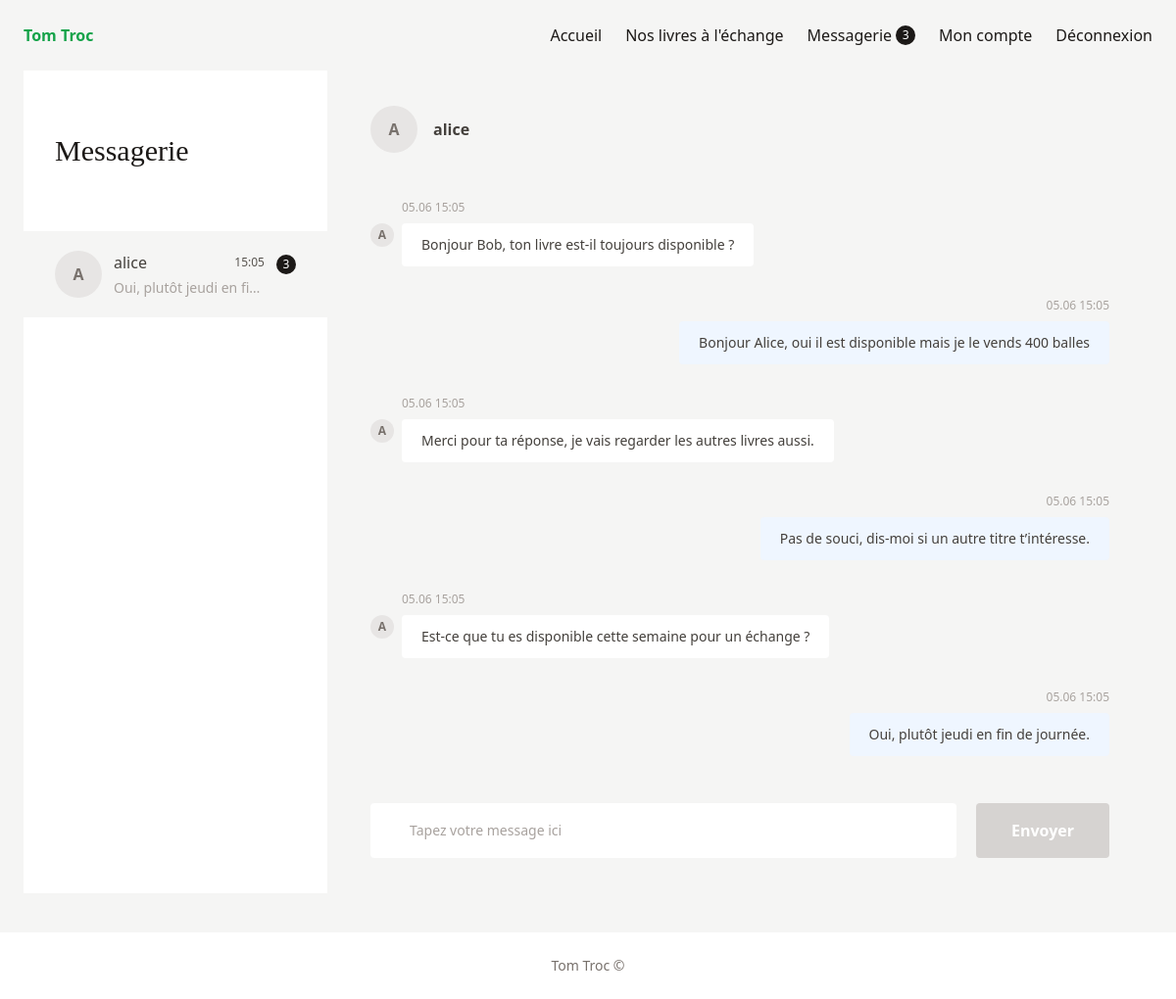
/index.php?action=messages&user=1 (signed in), run on the app's committed database.
### tables this page shows
CREATE TABLE messages (
    id INT AUTO_INCREMENT PRIMARY KEY,
    sender_id INT NOT NULL,
    receiver_id INT NOT NULL,
    content TEXT NOT NULL,
    is_read TINYINT(1) NOT NULL DEFAULT 0,
    created_at DATETIME NOT NULL DEFAULT CURRENT_TIMESTAMP,
    CONSTRAINT fk_messages_sender
        FOREIGN KEY (sender_id)
        REFERENCES users(id)
        ON DELETE CASCADE,
    CONSTRAINT fk_messages_receiver
        FOREIGN KEY (receiver_id)
        REFERENCES users(id)
        ON DELETE CASCADE
);

CREATE TABLE users (
    id INT AUTO_INCREMENT PRIMARY KEY,
    username VARCHAR(100) NOT NULL,
    email VARCHAR(180) NOT NULL,
    password_hash VARCHAR(255) NOT NULL,
    profile_image VARCHAR(255) DEFAULT NULL,
    biography TEXT DEFAULT NULL,
    created_at DATETIME NOT NULL DEFAULT CURRENT_TIMESTAMP,
    UNIQUE (email),
    UNIQUE (username)
);

### views/templates/messages.php (the view, shortened to what the rows shown need)
<section class="mx-auto grid min-h-[780px] max-w-screen-xl grid-cols-[310px_1fr] bg-stone-100 px-6 pb-10">
    <aside class="bg-white">
        <div class="px-8 py-16">
            <h1 class="text-3xl font-serif">Messagerie</h1>
        </div>
        <?php if (empty($conversations)): ?>
            <p class="px-8 text-sm text-stone-400">Aucune conversation pour le moment.</p>
        <?php else: ?>
            <div>
                <?php foreach ($conversations as $conversation): ?>
                    <?php
                    $otherUserId = (int) $conversation['other_user_id'];
                    $otherUsername = Utils::safe($conversation['other_username']);
                    $otherImage = trim((string) $conversation['other_profile_image']);
                    $lastContent = Utils::safe($conversation['content']);
                    $lastDate = new DateTime($conversation['created_at']);
                    $isActive = $selectedUser !== null && $selectedUser->getId() === $otherUserId;
                    $unreadCount = (int) $conversation['unread_count'];
                    $conversationClasses = $isActive ? 'bg-stone-100' : 'bg-white';
                    ?>
                    <a class="flex gap-3 px-8 py-5 <?= $conversationClasses ?>" href="index.php?action=messages&user=<?= $otherUserId ?>">
                        <?php if ($otherImage !== ''): ?>
                            <img class="h-12 w-12 rounded-full object-cover" src="<?= Utils::safe($otherImage) ?>" alt="Photo de <?= $otherUsername ?>">
                        <?php else: ?>
                            <span class="flex h-12 w-12 items-center justify-center rounded-full bg-stone-200 font-bold text-stone-500">
                                <?= strtoupper(substr($otherUsername, 0, 1)) ?>
                            </span>
                        <?php endif; ?>
                        <span class="min-w-0 flex-1">
                            <span class="mb-1 flex items-center justify-between gap-3">
                                <span class="font-medium text-stone-700"><?= $otherUsername ?></span>
                                <span class="text-xs text-stone-600"><?= $lastDate->format('H:i') ?></span>
                            </span>
                            <span class="block truncate text-sm text-stone-400"><?= $lastContent ?></span>
                        </span>
                        <?php if ($unreadCount > 0): ?>
                            <span class="mt-1 flex h-5 min-w-5 items-center justify-center rounded-full bg-stone-900 px-1 text-xs text-white">
                                <?= $unreadCount ?>
                            </span>
                        <?php endif; ?>
                    </a>
                <?php endforeach; ?>
            </div>
        <?php endif; ?>
    </aside>
    <div class="flex min-h-[780px] flex-col px-11 py-9">
        <?php if ($selectedUser === null): ?>
            <div class="flex flex-1 items-center justify-center text-stone-400">
                Sélectionnez une conversation.
            </div>
        <?php else: ?>
            <?php $selectedUsername = Utils::safe($selectedUser->getUsername()); ?>
            <header class="flex items-center gap-4 font-bold text-stone-700">
                <?php if ($selectedUserImage !== ''): ?>
                    <img class="h-12 w-12 rounded-full object-cover" src="<?= Utils::safe($selectedUserImage) ?>" alt="Photo de <?= $selectedUsername ?>">
                <?php else: ?>
                    <span class="flex h-12 w-12 items-center justify-center rounded-full bg-stone-200 font-bold text-stone-500">
                        <?= strtoupper(substr($selectedUsername, 0, 1)) ?>
                    </span>
                <?php endif; ?>
                <span><?= $selectedUsername ?></span>
            </header>
            <div class="flex flex-1 flex-col justify-end gap-8 py-12">
                <?php if (empty($messages)): ?>
                    <p class="mb-auto mt-20 text-center text-sm text-stone-400">
                        Aucun message avec <?= $selectedUsername ?> pour le moment.
                    </p>
                <?php else: ?>
                    <?php foreach ($messages as $message): ?>
                        <?php
                        $isSentByCurrentUser = $message->getSenderId() === $currentUserId;
                        $messageDate = new DateTime($message->getCreatedAt());
                        $messageContent = Utils::safe($message->getContent());
                        ?>
                        <?php if ($isSentByCurrentUser): ?>
                            <div class="ml-auto max-w-[70%] text-right">
                                <p class="mb-2 text-xs text-stone-400"><?= $messageDate->format('d.m H:i') ?></p>
                                <p class="rounded bg-blue-50 px-5 py-3 text-left text-sm text-stone-700">
                                    <?= $messageContent ?>
                                </p>
                            </div>
                        <?php else: ?>
                            <div class="mr-auto flex max-w-[70%] items-start gap-2">
                                <?php if ($selectedUserImage !== ''): ?>
                                    <img class="mt-6 h-6 w-6 rounded-full object-cover" src="<?= Utils::safe($selectedUserImage) ?>" alt="Photo de <?= $selectedUsername ?>">
                                <?php else: ?>
                                    <span class="mt-6 flex h-6 w-6 items-center justify-center rounded-full bg-stone-200 text-xs font-bold text-stone-500">
                                        <?= strtoupper(substr($selectedUsername, 0, 1)) ?>
                                    </span>
                                <?php endif; ?>
                                <div>
                                    <p class="mb-2 text-xs text-stone-400"><?= $messageDate->format('d.m H:i') ?></p>
                                    <p class="rounded bg-white px-5 py-3 text-sm text-stone-700">
                                        <?= $messageContent ?>
                                    </p>
                                </div>
                            </div>
                        <?php endif; ?>
                    <?php endforeach; ?>
                <?php endif; ?>
            </div>
            <form class="flex gap-5" method="post" action="index.php?action=messages&user=<?= $selectedUser->getId() ?>">
                <input
                    class="peer flex-1 rounded bg-white px-10 py-4 text-sm outline-none placeholder:text-stone-400"
                    type="text"
                    name="content"
                    placeholder="Tapez votre message ici"
                    required
                >
                <button
                    class="rounded bg-green-600 px-9 py-4 font-bold text-white peer-invalid:cursor-not-allowed peer-invalid:bg-stone-300"
                    type="submit"
                >
                    Envoyer
                </button>
            </form>
        <?php endif; ?>
    </div>
</section>

### data on the page
messages: receiver.username "A", receiver.username "alice", created_at "15:05", content "Oui, plutôt jeudi en fi…", unreadCount "3", created_at "05.06 15:05", content "Oui, plutôt jeudi en fin de journée."
users: username "A", username "alice"
messages: sender.username "A", created_at "05.06 15:05", content "Bonjour Bob, ton livre est-il toujours disponible ?"
messages: created_at "05.06 15:05", content "Bonjour Alice, oui il est disponible mais je le vends 400 balles"
messages: sender.username "A", created_at "05.06 15:05", content "Merci pour ta réponse, je vais regarder les autres livres aussi."
messages: created_at "05.06 15:05", content "Pas de souci, dis-moi si un autre titre t’intéresse."
messages: sender.username "A", created_at "05.06 15:05", content "Est-ce que tu es disponible cette semaine pour un échange ?"

### other printed values
$unreadMessagesCount "3"
